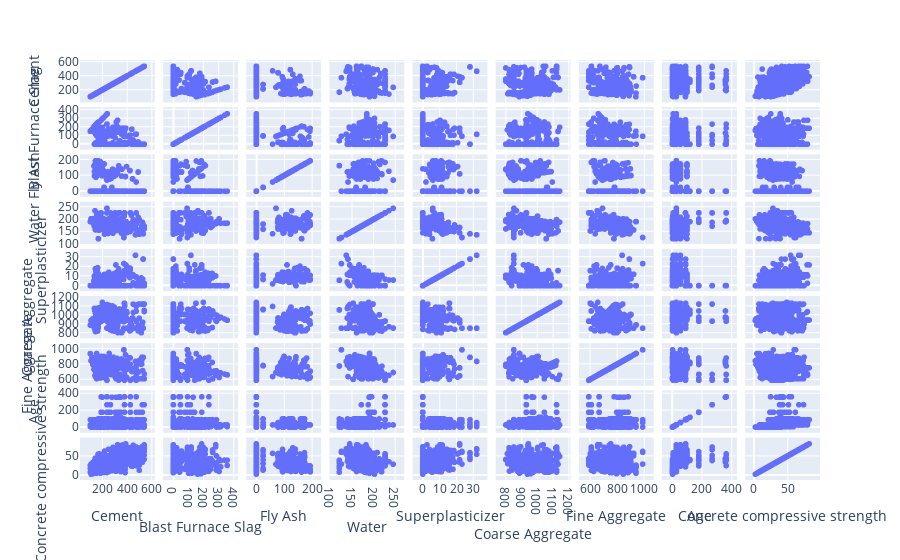

Source (notebook cell):
### Code cell
# make a scatter plot matrix of all columns of df_train
fig = px.scatter_matrix(df_train)
fig.show()

### Figure 1 — Plotly figure (JSON) as saved in the notebook; plotly's stock layout.template omitted (floating-point values rounded to 4 significant figures; data arrays with more than 128 entries replaced by an {"elided": "..."} marker saying what was removed)
{"data": [{"dimensions": [{"axis": {"matches": true}, "label": "Cement", "values": {"elided": "721 float values"}}, {"axis": {"matches": true}, "label": "Blast Furnace Slag", "values": {"elided": "721 float values"}}, {"axis": {"matches": true}, "label": "Fly Ash", "values": {"elided": "721 float values"}}, {"axis": {"matches": true}, "label": "Water", "values": {"elided": "721 float values"}}, {"axis": {"matches": true}, "label": "Superplasticizer", "values": {"elided": "721 float values"}}, {"axis": {"matches": true}, "label": "Coarse Aggregate", "values": {"elided": "721 float values"}}, {"axis": {"matches": true}, "label": "Fine Aggregate", "values": {"elided": "721 float values"}}, {"axis": {"matches": true}, "label": "Age", "values": {"elided": "721 int values"}}, {"axis": {"matches": true}, "label": "Concrete compressive strength", "values": {"elided": "721 float values"}}], "hovertemplate": "%{xaxis.title.text}=%{x}<br>%{yaxis.title.text}=%{y}<extra></extra>", "legendgroup": "", "marker": {"color": "#636efa", "symbol": "circle"}, "name": "", "showlegend": false, "type": "splom"}], "layout": {"dragmode": "select", "legend": {"tracegroupgap": 0}, "margin": {"t": 60}}}
